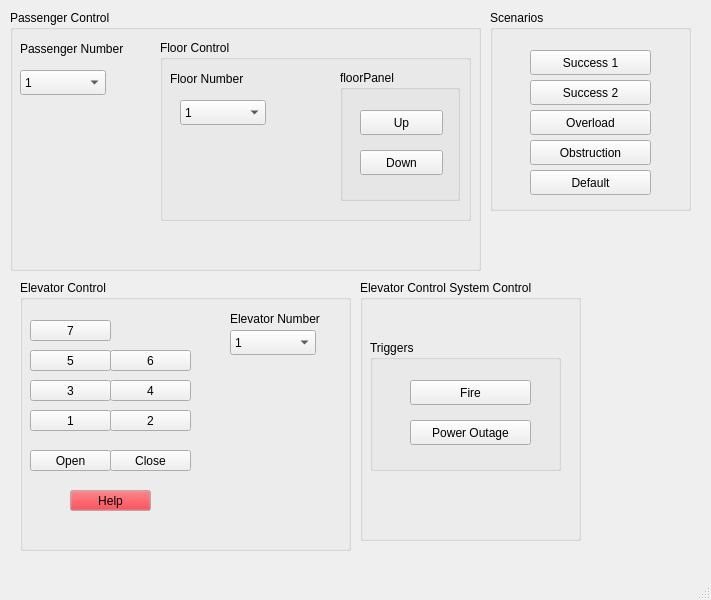
<?xml version="1.0" encoding="UTF-8"?>
<ui version="4.0">
 <class>MainWindow</class>
 <widget class="QMainWindow" name="MainWindow">
  <property name="geometry">
   <rect>
    <x>0</x>
    <y>0</y>
    <width>711</width>
    <height>600</height>
   </rect>
  </property>
  <property name="windowTitle">
   <string>MainWindow</string>
  </property>
  <widget class="QWidget" name="centralwidget">
   <widget class="QGroupBox" name="elevatorControlSystemContainer">
    <property name="geometry">
     <rect>
      <x>360</x>
      <y>280</y>
      <width>221</width>
      <height>261</height>
     </rect>
    </property>
    <property name="title">
     <string>Elevator Control System Control</string>
    </property>
    <widget class="QGroupBox" name="ecsTriggers">
     <property name="geometry">
      <rect>
       <x>10</x>
       <y>60</y>
       <width>191</width>
       <height>131</height>
      </rect>
     </property>
     <property name="title">
      <string>Triggers</string>
     </property>
     <widget class="QPushButton" name="ecsFire">
      <property name="geometry">
       <rect>
        <x>40</x>
        <y>40</y>
        <width>121</width>
        <height>25</height>
       </rect>
      </property>
      <property name="text">
       <string>Fire</string>
      </property>
     </widget>
     <widget class="QPushButton" name="ecsPowerOutage">
      <property name="geometry">
       <rect>
        <x>40</x>
        <y>80</y>
        <width>121</width>
        <height>25</height>
       </rect>
      </property>
      <property name="text">
       <string>Power Outage</string>
      </property>
     </widget>
    </widget>
   </widget>
   <widget class="QGroupBox" name="floorPassengerContainer">
    <property name="geometry">
     <rect>
      <x>10</x>
      <y>10</y>
      <width>471</width>
      <height>261</height>
     </rect>
    </property>
    <property name="title">
     <string>Passenger Control</string>
    </property>
    <widget class="QComboBox" name="passengerNumberSelector">
     <property name="geometry">
      <rect>
       <x>10</x>
       <y>60</y>
       <width>86</width>
       <height>25</height>
      </rect>
     </property>
     <item>
      <property name="text">
       <string>1</string>
      </property>
     </item>
     <item>
      <property name="text">
       <string>2</string>
      </property>
     </item>
     <item>
      <property name="text">
       <string>3</string>
      </property>
     </item>
    </widget>
    <widget class="QLabel" name="passengerNumberTag">
     <property name="geometry">
      <rect>
       <x>10</x>
       <y>30</y>
       <width>131</width>
       <height>17</height>
      </rect>
     </property>
     <property name="text">
      <string>Passenger Number</string>
     </property>
    </widget>
    <widget class="QGroupBox" name="floorContainer">
     <property name="geometry">
      <rect>
       <x>150</x>
       <y>30</y>
       <width>311</width>
       <height>181</height>
      </rect>
     </property>
     <property name="title">
      <string>Floor Control</string>
     </property>
     <widget class="QGroupBox" name="floorPanelContainer">
      <property name="geometry">
       <rect>
        <x>180</x>
        <y>30</y>
        <width>120</width>
        <height>131</height>
       </rect>
      </property>
      <property name="title">
       <string>floorPanel</string>
      </property>
      <widget class="QPushButton" name="floorPanelUpButton">
       <property name="geometry">
        <rect>
         <x>20</x>
         <y>40</y>
         <width>83</width>
         <height>25</height>
        </rect>
       </property>
       <property name="text">
        <string>Up</string>
       </property>
      </widget>
      <widget class="QPushButton" name="floorPanelDown">
       <property name="geometry">
        <rect>
         <x>20</x>
         <y>80</y>
         <width>83</width>
         <height>25</height>
        </rect>
       </property>
       <property name="text">
        <string>Down</string>
       </property>
      </widget>
     </widget>
     <widget class="QComboBox" name="floorNumberSelector">
      <property name="geometry">
       <rect>
        <x>20</x>
        <y>60</y>
        <width>86</width>
        <height>25</height>
       </rect>
      </property>
      <item>
       <property name="text">
        <string>1</string>
       </property>
      </item>
      <item>
       <property name="text">
        <string>2</string>
       </property>
      </item>
      <item>
       <property name="text">
        <string>3</string>
       </property>
      </item>
      <item>
       <property name="text">
        <string>4</string>
       </property>
      </item>
      <item>
       <property name="text">
        <string>5</string>
       </property>
      </item>
      <item>
       <property name="text">
        <string>6</string>
       </property>
      </item>
      <item>
       <property name="text">
        <string>7</string>
       </property>
      </item>
     </widget>
     <widget class="QLabel" name="floorNumberTag">
      <property name="geometry">
       <rect>
        <x>10</x>
        <y>30</y>
        <width>131</width>
        <height>17</height>
       </rect>
      </property>
      <property name="text">
       <string>Floor Number</string>
      </property>
     </widget>
    </widget>
   </widget>
   <widget class="QGroupBox" name="elevatorContainer">
    <property name="geometry">
     <rect>
      <x>20</x>
      <y>280</y>
      <width>331</width>
      <height>271</height>
     </rect>
    </property>
    <property name="title">
     <string>Elevator Control</string>
    </property>
    <widget class="QPushButton" name="elevatorDest5">
     <property name="geometry">
      <rect>
       <x>10</x>
       <y>70</y>
       <width>81</width>
       <height>21</height>
      </rect>
     </property>
     <property name="text">
      <string>5</string>
     </property>
    </widget>
    <widget class="QPushButton" name="elevatorDest3">
     <property name="geometry">
      <rect>
       <x>10</x>
       <y>100</y>
       <width>81</width>
       <height>21</height>
      </rect>
     </property>
     <property name="text">
      <string>3</string>
     </property>
    </widget>
    <widget class="QPushButton" name="elevatorDest6">
     <property name="geometry">
      <rect>
       <x>90</x>
       <y>70</y>
       <width>81</width>
       <height>21</height>
      </rect>
     </property>
     <property name="text">
      <string>6</string>
     </property>
    </widget>
    <widget class="QPushButton" name="elevatorDest4">
     <property name="geometry">
      <rect>
       <x>90</x>
       <y>100</y>
       <width>81</width>
       <height>21</height>
      </rect>
     </property>
     <property name="text">
      <string>4</string>
     </property>
    </widget>
    <widget class="QPushButton" name="elevatorDest1">
     <property name="geometry">
      <rect>
       <x>10</x>
       <y>130</y>
       <width>81</width>
       <height>21</height>
      </rect>
     </property>
     <property name="text">
      <string>1</string>
     </property>
    </widget>
    <widget class="QPushButton" name="elevatorDest2">
     <property name="geometry">
      <rect>
       <x>90</x>
       <y>130</y>
       <width>81</width>
       <height>21</height>
      </rect>
     </property>
     <property name="text">
      <string>2</string>
     </property>
    </widget>
    <widget class="QPushButton" name="elevatorOpen">
     <property name="geometry">
      <rect>
       <x>10</x>
       <y>170</y>
       <width>81</width>
       <height>21</height>
      </rect>
     </property>
     <property name="text">
      <string>Open</string>
     </property>
    </widget>
    <widget class="QPushButton" name="elevatorClose">
     <property name="geometry">
      <rect>
       <x>90</x>
       <y>170</y>
       <width>81</width>
       <height>21</height>
      </rect>
     </property>
     <property name="text">
      <string>Close</string>
     </property>
    </widget>
    <widget class="QPushButton" name="elevatorHelp">
     <property name="geometry">
      <rect>
       <x>50</x>
       <y>210</y>
       <width>81</width>
       <height>21</height>
      </rect>
     </property>
     <property name="palette">
      <palette>
       <active>
        <colorrole role="Button">
         <brush brushstyle="SolidPattern">
          <color alpha="255">
           <red>224</red>
           <green>27</green>
           <blue>36</blue>
          </color>
         </brush>
        </colorrole>
       </active>
       <inactive>
        <colorrole role="Button">
         <brush brushstyle="SolidPattern">
          <color alpha="255">
           <red>224</red>
           <green>27</green>
           <blue>36</blue>
          </color>
         </brush>
        </colorrole>
       </inactive>
       <disabled>
        <colorrole role="Button">
         <brush brushstyle="SolidPattern">
          <color alpha="255">
           <red>224</red>
           <green>27</green>
           <blue>36</blue>
          </color>
         </brush>
        </colorrole>
       </disabled>
      </palette>
     </property>
     <property name="text">
      <string>Help</string>
     </property>
    </widget>
    <widget class="QComboBox" name="elevatorSelector">
     <property name="geometry">
      <rect>
       <x>210</x>
       <y>50</y>
       <width>86</width>
       <height>25</height>
      </rect>
     </property>
     <item>
      <property name="text">
       <string>1</string>
      </property>
     </item>
     <item>
      <property name="text">
       <string>2</string>
      </property>
     </item>
     <item>
      <property name="text">
       <string>3</string>
      </property>
     </item>
    </widget>
    <widget class="QLabel" name="label_2">
     <property name="geometry">
      <rect>
       <x>210</x>
       <y>30</y>
       <width>111</width>
       <height>17</height>
      </rect>
     </property>
     <property name="text">
      <string>Elevator Number</string>
     </property>
    </widget>
    <widget class="QPushButton" name="elevatorDest7">
     <property name="geometry">
      <rect>
       <x>10</x>
       <y>40</y>
       <width>81</width>
       <height>21</height>
      </rect>
     </property>
     <property name="text">
      <string>7</string>
     </property>
    </widget>
   </widget>
   <widget class="QGroupBox" name="scenarioContainer">
    <property name="geometry">
     <rect>
      <x>490</x>
      <y>10</y>
      <width>201</width>
      <height>201</height>
     </rect>
    </property>
    <property name="title">
     <string>Scenarios</string>
    </property>
    <widget class="QPushButton" name="scenarioSucess">
     <property name="geometry">
      <rect>
       <x>40</x>
       <y>40</y>
       <width>121</width>
       <height>25</height>
      </rect>
     </property>
     <property name="text">
      <string>Success 1</string>
     </property>
    </widget>
    <widget class="QPushButton" name="scenarioSuccess2">
     <property name="geometry">
      <rect>
       <x>40</x>
       <y>70</y>
       <width>121</width>
       <height>25</height>
      </rect>
     </property>
     <property name="text">
      <string>Success 2</string>
     </property>
    </widget>
    <widget class="QPushButton" name="scenarioOverload">
     <property name="geometry">
      <rect>
       <x>40</x>
       <y>100</y>
       <width>121</width>
       <height>25</height>
      </rect>
     </property>
     <property name="text">
      <string>Overload</string>
     </property>
    </widget>
    <widget class="QPushButton" name="scenarioObstruction">
     <property name="geometry">
      <rect>
       <x>40</x>
       <y>130</y>
       <width>121</width>
       <height>25</height>
      </rect>
     </property>
     <property name="text">
      <string>Obstruction</string>
     </property>
    </widget>
    <widget class="QPushButton" name="scenarioDefault">
     <property name="geometry">
      <rect>
       <x>40</x>
       <y>160</y>
       <width>121</width>
       <height>25</height>
      </rect>
     </property>
     <property name="text">
      <string>Default</string>
     </property>
    </widget>
   </widget>
  </widget>
  <widget class="QMenuBar" name="menubar">
   <property name="geometry">
    <rect>
     <x>0</x>
     <y>0</y>
     <width>711</width>
     <height>22</height>
    </rect>
   </property>
  </widget>
  <widget class="QStatusBar" name="statusbar"/>
 </widget>
 <resources/>
 <connections/>
</ui>
